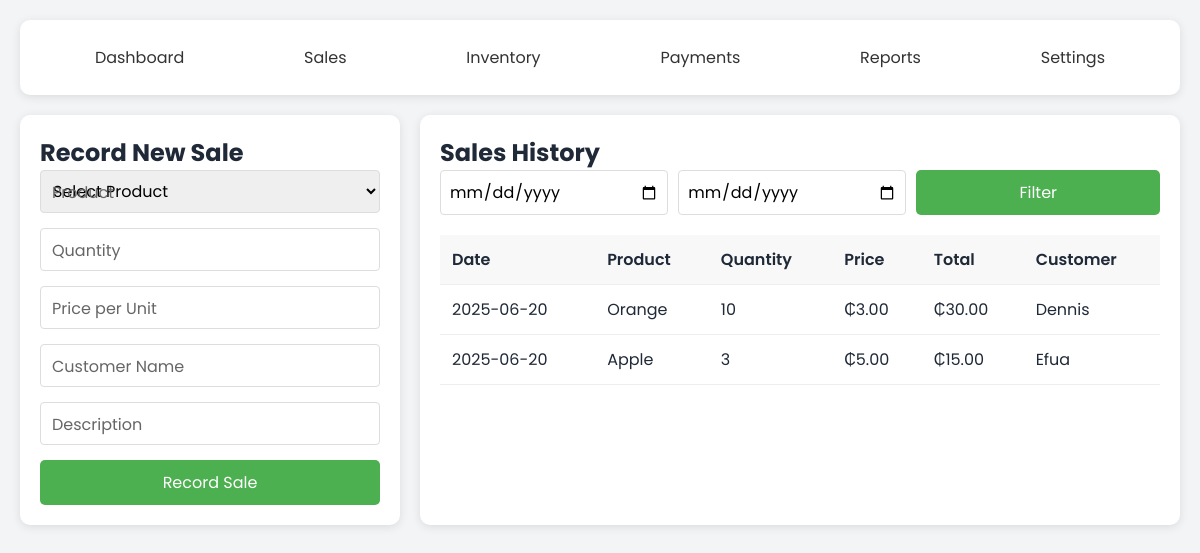
The app's page /sales (signed in), older data.
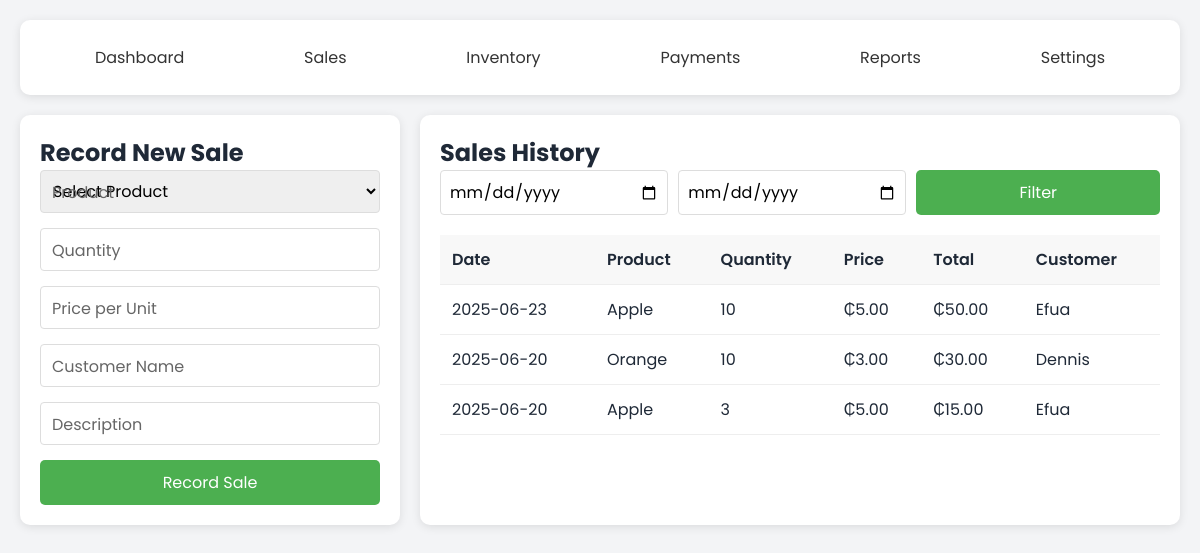
The same page, newer data.
### models/sale.py (models this page shows, shortened)
class Sale(db.Model):
    __tablename__ = 'sales'
    id = db.Column(db.Integer, primary_key=True)
    quantity = db.Column(db.Integer, nullable=False)
    price = db.Column(db.Float, nullable=False)  # Selling price at time of sale
    profit = db.Column(db.Float)  # Calculated profit (price - cost_price) * quantity
    customer = db.Column(db.String(100))
    description = db.Column(db.String(200))
    date = db.Column(db.DateTime, default=datetime.utcnow)
    user_id = db.Column(db.Integer, db.ForeignKey('users.id'), nullable=False)
    product_id = db.Column(db.Integer, db.ForeignKey('products.id'), nullable=False)
    @property
    def total_amount(self):
        return self.quantity * self.price

### models/product.py (models this page shows, shortened)
class Product(db.Model):
    __tablename__ = 'products'
    id = db.Column(db.Integer, primary_key=True)
    name = db.Column(db.String(100), nullable=False, unique=True)  # Added unique constraint
    quantity = db.Column(db.Integer, default=0)
    cost_price = db.Column(db.Float, nullable=False)
    selling_price = db.Column(db.Float, nullable=False)
    profit_margin = db.Column(db.Float)
    min_stock_level = db.Column(db.Integer, default=10)
    created_at = db.Column(db.DateTime, default=datetime.utcnow)  # Renamed from created_at
    updated_at = db.Column(db.DateTime, default=datetime.utcnow, onupdate=datetime.utcnow)
    price = db.Column(db.Float)
    user_id = db.Column(db.Integer, db.ForeignKey('users.id'), nullable=False)
    sales = db.relationship('Sale', backref='product', lazy=True, cascade='all, delete-orphan')
    payments = db.relationship('Payment', backref='product', lazy=True)
    costs = db.relationship('ProductCost', backref='product', lazy=True)
    class ProductCost(db.Model):
        __tablename__ = 'product_costs'
        id = db.Column(db.Integer, primary_key=True)
        product_id = db.Column(db.Integer, db.ForeignKey('products.id'), nullable=False)
        cost_type = db.Column(db.String(50), nullable=False)  # e.g., 'purchase', 'transport', 'storage'
        amount = db.Column(db.Float, nullable=False)
        description = db.Column(db.String(200))
        date = db.Column(db.DateTime, default=datetime.utcnow)
        user_id = db.Column(db.Integer, db.ForeignKey('users.id'), nullable=False)

### app.py (the view, shortened to what this page needs)
@app.route('/sales', methods=['GET', 'POST'])
def sales():
    if 'user_id' not in session:
        return redirect(url_for('login'))
    start = request.args.get('start')
    end = request.args.get('end')
    sales_query = Sale.query.filter_by(user_id=session['user_id'])
    sales = sales_query.order_by(Sale.date.desc()).all()
    products = Product.query.filter_by(user_id=session['user_id']).all()
    return render_template('sales.html', sales=sales, products=products)

### app.py (called while the page is built)
@app.before_request
def load_user():
    if 'user_id' in session:
        g.user = db.session.get(User, session['user_id'])

@login_manager.user_loader
def load_user(user_id):
    return User.query.get(int(user_id))  # assuming you're using SQLAlchemy and User has an id

@app.template_filter('currency')
def currency_format(value):
    return f"₵{float(value):,.2f}"

@app.context_processor
def inject_user():
    return dict(current_user=current_user)

### templates/sales.html (shortened to what this page needs)
<!DOCTYPE html>
<html lang="en">
<head>
    <link rel="stylesheet" href="{{ url_for('static', filename='css/styles.css') }}">
</head>
<body>
    <div class="sales-container">
        <div class="nav-bar">
            <div class="nav-links">
                <a href="{{ url_for('dashboard') }}" class="nav-link">Dashboard</a>
                <a href="{{ url_for('sales') }}" class="nav-link">Sales</a>
                <a href="{{ url_for('inventory') }}" class="nav-link">Inventory</a>
                <a href="{{ url_for('payments') }}" class="nav-link">Payments</a>
                <a href="{{ url_for('reports') }}" class="nav-link">Reports</a>
                <a href="{{ url_for('settings') }}" class="nav-link">Settings</a>
            </div>
        </div>
        <div class="sales-grid">
            <div class="new-sale-form">
                <h2>Record New Sale</h2>
                <form id="new-sale-form">
                    <div class="form-group">
                        <label for="product">Product</label>
                        <select id="product" name="product" required>
                            <option value="">Select Product</option>
                        </select>
                    </div>
                    <div class="form-group">
                        <label for="quantity">Quantity</label>
                        <input type="number" id="quantity" name="quantity" min="1" required>
                    </div>
                    <div class="form-group">
                        <label for="price">Price per Unit</label>
                        <input type="number" id="price" name="price" step="0.01" required readonly>
                    </div>
                    <div class="form-group">
                        <label for="customer">Customer Name</label>
                        <input type="text" id="customer" name="customer">
                    </div>
                    <div class="form-group">
                        <label for="description">Description</label>
                        <input type="text" id="description" name="description">
                    </div>
                    <button type="submit" class="submit-btn">Record Sale</button>
                </form>
            </div>
            <div class="sales-history">
                <h2>Sales History</h2>
                <div class="filter-section">
                    <input type="date" id="start-date" placeholder="Start Date">
                    <input type="date" id="end-date" placeholder="End Date">
                    <button onclick="filterSales()" class="submit-btn">Filter</button>
                </div>
                {% if sales %}
                    <table class="sales-table">
                    <thead>
                        <tr>
                            <th>Date</th>
                            <th>Product</th>
                            <th>Quantity</th>
                            <th>Price</th>
                            <th>Total</th>
                            <th>Customer</th>
                        </tr>
                    </thead>
                    <tbody id="sales-table-body">
                        {% for sale in sales %}
                        <tr>
                            <td>{{ sale.date.strftime('%Y-%m-%d') }}</td>
                            <td>{{ sale.product.name }}</td>
                            <td>{{ sale.quantity }}</td>
                            <td>{{ sale.price |currency }}</td>
                            <td>{{ sale.total_amount|currency }}</td>
                            <td>{{ sale.customer or 'N/A' }}</td>
                        </tr>
                        {% endfor %}
                    </tbody>
                </table>
                {% else %}
                    <p>No sales to display.</p>
                {% endif %}
            </div>
        </div>
    </div>
</body>
</html>

Row changes from the older to the newer data that the page shows:
added Sale: date "2025-06-23", product.name "Apple", quantity "10", price "₵5.00", total_amount "₵50.00", customer "Efua"
